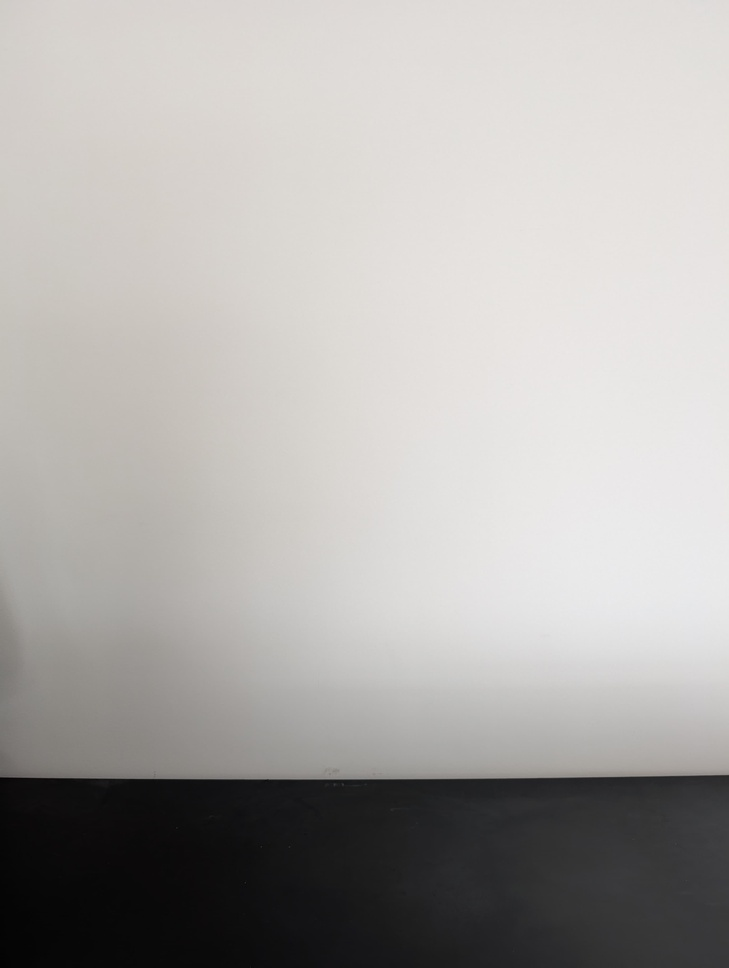
#> input picture src/01.jpeg, 729 x 968 px, shrunk from 3072 x 4080 before the run
$ python -i filtros.py   (imports and definitions only)
#> lines starting #> are read from the running program, lines starting #| are printed output that depends on the picture
import cv2
import numpy as np
import matplotlib.pyplot as plt


def _03_1_filtro_high_boost(img_path, A=1.5):
    """
    Aplica o filtro high-boost a uma imagem.

    O filtro high-boost realça as bordas e os detalhes de uma imagem,
    sendo uma generalização do filtro passa-alta. Ele é calculado subtraindo
    uma versão borrada da imagem original (máscara de nitidez) e, em seguida,
    adicionando essa máscara de volta à imagem original com um peso 'A' para
    controlar a intensidade do realce.

    Args:
        img_path (str): O caminho para a imagem de entrada.
        A (float, optional): O fator de amplificação para a máscara de nitidez.
                             Valores maiores que 1 aumentam o realce. O padrão é 1.5.

    Returns:
        numpy.ndarray: A imagem resultante com o filtro high-boost aplicado.
    """
#> called with img_path = '../src/01.jpeg', A = 1.5
    img = cv2.imread(img_path)  # Carrega a imagem do caminho especificado
#> img is the input picture: shape (968, 729, 3); mean B, G, R 168.6, 171, 173.4
    img_gray = cv2.cvtColor(img, cv2.COLOR_BGR2GRAY)  # Converte a imagem para tons de cinza

    # Aplica um desfoque Gaussiano à imagem em tons de cinza.
    # Isso cria uma versão "borrada" da imagem, que será usada para criar a máscara.
    # O tamanho do kernel (5, 5) define o nível de desfoque.
    blur = cv2.GaussianBlur(img_gray, (5, 5), 0)

    # Calcula a máscara de nitidez subtraindo a imagem borrada da imagem original em tons de cinza.
    # Essa máscara contém as informações de alta frequência (bordas e detalhes).
    mask = cv2.subtract(img_gray, blur)
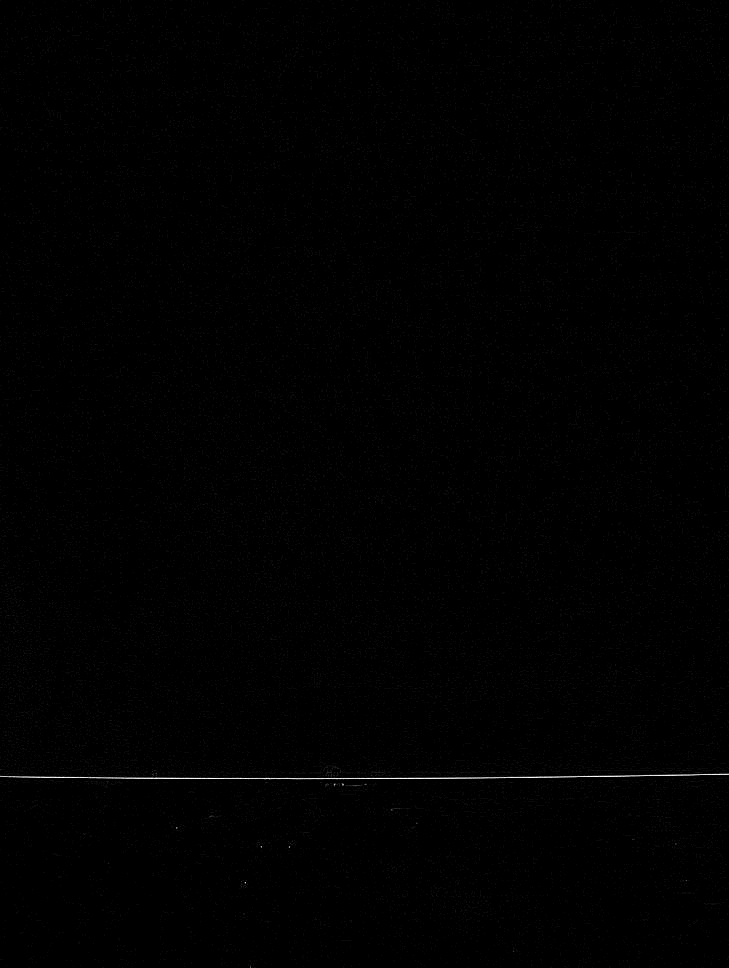
#> mask: shape (968, 729); min 0, max 25, mean 0.1; drawn with min black and max white

    # Aplica o filtro high-boost.
    # cv2.addWeighted combina duas imagens linearmente:
    # img_gray * A + mask * 1 + 0
    # O parâmetro 'A' controla a intensidade do realce da máscara.
    high_boost = cv2.addWeighted(img_gray, A, mask, 1, 0)
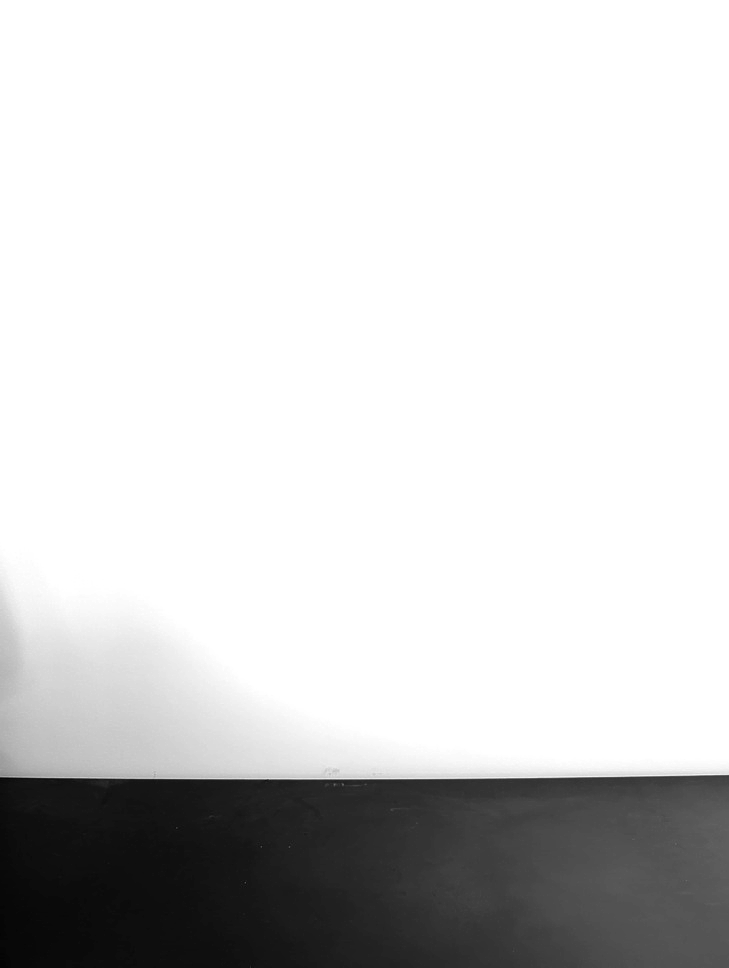
#> high_boost: shape (968, 729); min 3, max 255, mean 211

    output_path = "out/03_high_boost.jpg"  # Define o caminho de saída para a imagem processada
    cv2.imwrite(output_path, high_boost)  # Salva a imagem high-boost no caminho especificado
    print(f"    Imagem High-Boost salva em {output_path}")  # Imprime uma mensagem de confirmação
    return high_boost  # Retorna a imagem com o filtro high-boost aplicado


def _03_2_filtro_passa_alta(img_path):
    """
    Aplica o filtro passa-alta a uma imagem usando um kernel Laplaciano.

    O filtro passa-alta é usado para realçar as bordas e os detalhes de uma imagem,
    tornando as transições de intensidade mais pronunciadas. Ele funciona detectando
    mudanças rápidas nos valores de pixel.

    Args:
        img_path (str): O caminho para a imagem de entrada.

    Returns:
        numpy.ndarray: A imagem resultante com o filtro passa-alta aplicado.
    """
    img = cv2.imread(img_path)  # Carrega a imagem do caminho especificado
    img_gray = cv2.cvtColor(img, cv2.COLOR_BGR2GRAY)  # Converte a imagem para tons de cinza

    # Define um kernel Laplaciano.
    # Este kernel é comumente usado para detecção de bordas e realce de detalhes.
    # O valor central positivo e os valores negativos ao redor realçam as mudanças de intensidade.
    kernel = np.array([[-1, -1, -1], [-1, 8, -1], [-1, -1, -1]])

    # Aplica o filtro 2D (convolução) à imagem em tons de cinza usando o kernel Laplaciano.
    # O parâmetro -1 indica que a profundidade da imagem de saída será a mesma da imagem de entrada.
    passa_alta = cv2.filter2D(img_gray, -1, kernel)

    output_path = "out/03_passa_alta.jpg"  # Define o caminho de saída para a imagem processada
    cv2.imwrite(output_path, passa_alta)  # Salva a imagem passa-alta no caminho especificado
    print(f"    Imagem Passa-Alta salva em {output_path}")  # Imprime uma mensagem de confirmação
    return passa_alta  # Retorna a imagem com o filtro passa-alta aplicado

>>> result = _03_1_filtro_high_boost('../src/01.jpeg')

$ run again, on src/02.jpeg
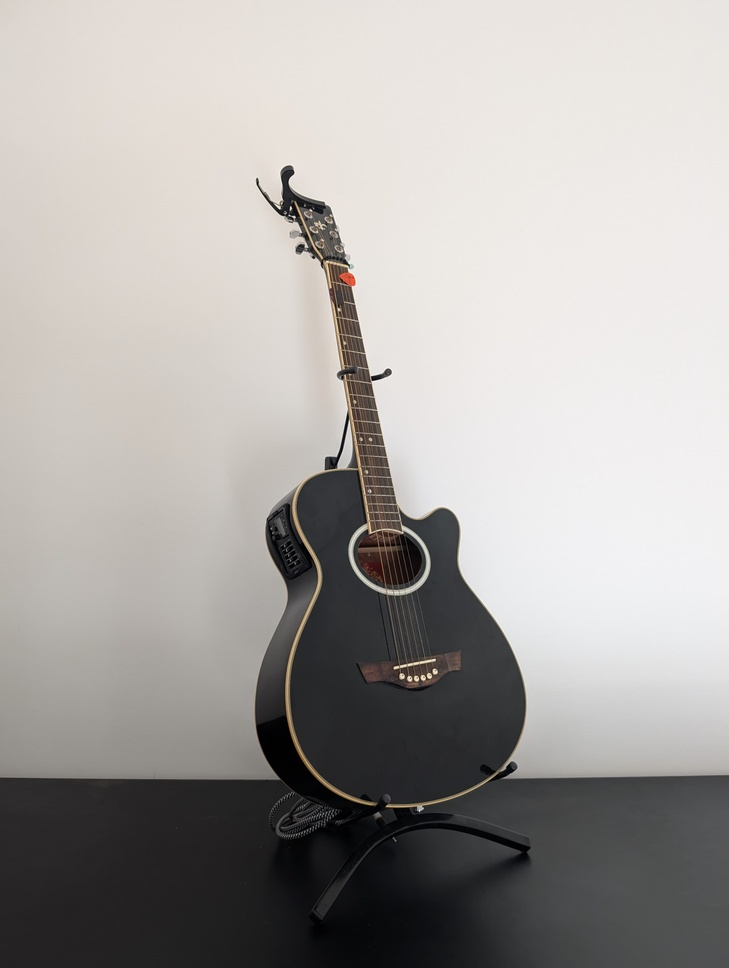
#> input picture src/02.jpeg, 729 x 968 px, shrunk from 3072 x 4080 before the run
#> in _03_1_filtro_high_boost, img is the input picture: shape (968, 729, 3); mean B, G, R 162.3, 165.1, 168.2
#> in _03_1_filtro_high_boost, `mask = cv2.subtract(img_gray, blur)`:
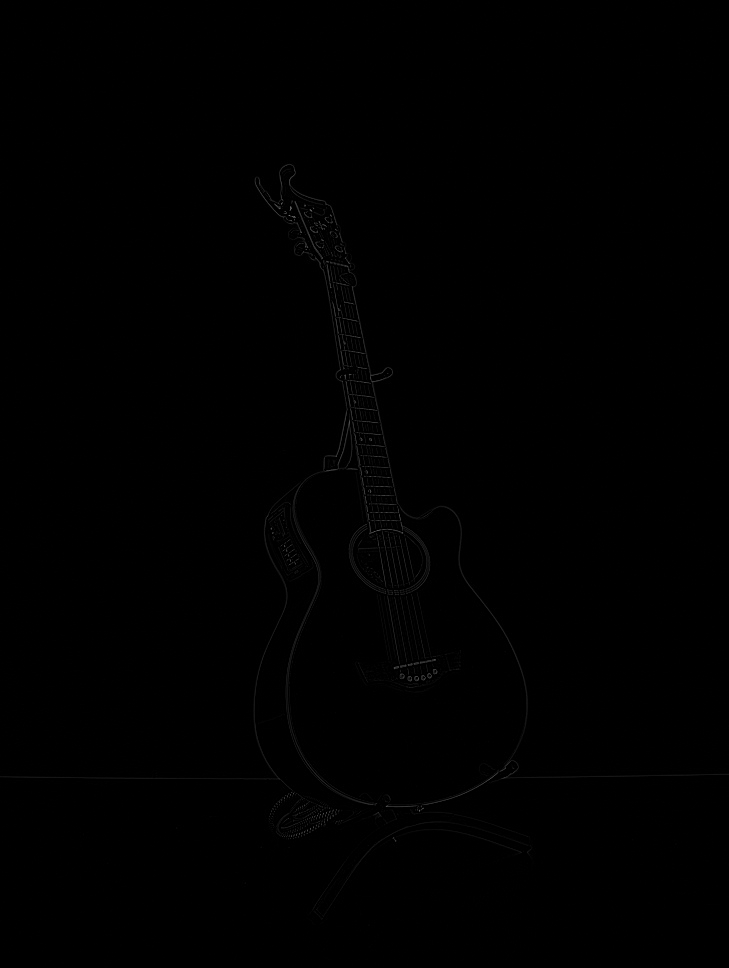
#> mask: shape (968, 729); min 0, max 123, mean 0.5
#> in _03_1_filtro_high_boost, `high_boost = cv2.addWeighted(img_gray, A, mask, 1, 0)`:
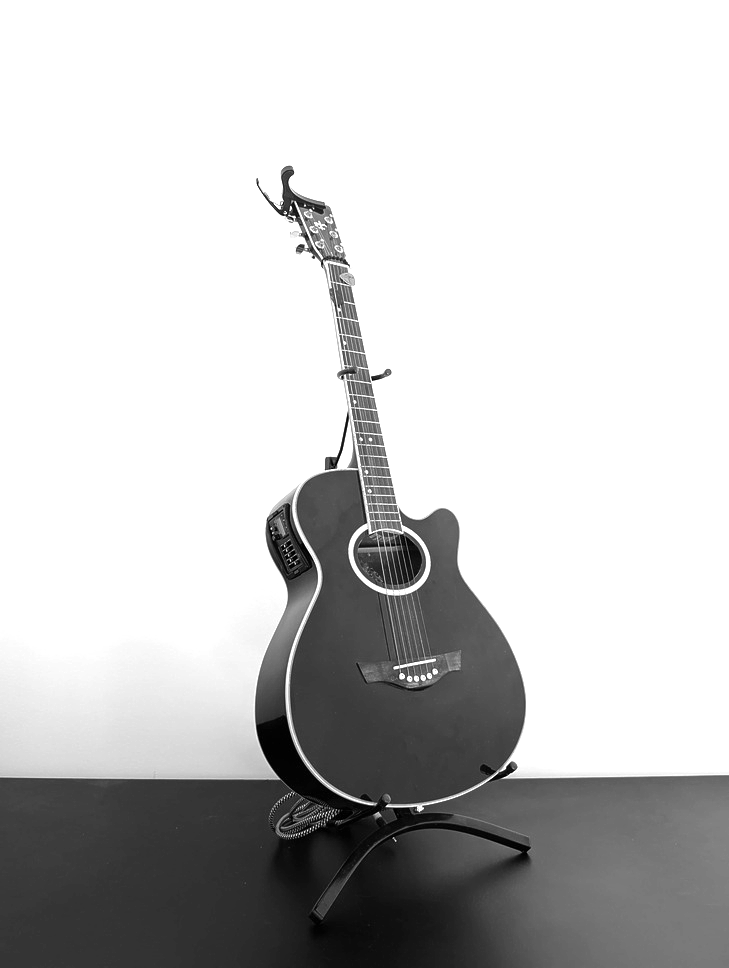
#> high_boost: shape (968, 729); min 0, max 255, mean 199.4
